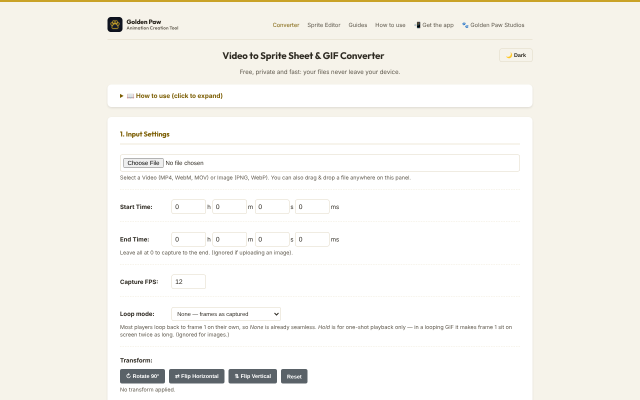
#> input picture store-assets/store-1-converter.png, 1280 x 800 px, given in place of Icon-512.png, which was not available (shown at 1/2 size)
$ python make_banner.py ../../../store-assets ../../../store-assets/store-2-greenscreen.png
#> lines starting #> are read from the running program, lines starting #| are printed output that depends on the picture; after the words box and inside, x2 and y2 are one past the last pixel; in counts of white or black regions, pixels touching at a corner belong together
import sys
from PIL import Image, ImageDraw, ImageFont, ImageFilter
SITE, OUT = sys.argv[1], sys.argv[2]
NAVY=(11,15,25); NAVY_D=(6,9,17); NAVY_L=(24,32,52); GOLD=(201,162,39); TEXT=(248,250,252); TEXT_L=(203,213,225); MUTED=(148,163,184)
def outfit(size, w):
    f = ImageFont.truetype(SITE+'/Outfit-Variable.ttf', size); f.set_variation_by_axes([w]); return f
# Solid paw mask from the site's icon, cleaned and padded
src = Image.open(SITE+'/Icon-512.png').convert('RGBA'); src = src.crop(src.getbbox())
pad = Image.new('L', (src.width+80, src.height+80), 0); pad.paste(src.getchannel('A').point(lambda v: 255 if v>90 else 0), (40,40))
#> after `pad = Image.new('L', (src.width + 80, src.height + 80), 0)`: pad: PIL image 1360x880 L; every value is 0
#> after `pad.paste(src.getchannel('A').point(lambda v: 255 if v > 90 else 0), (`:
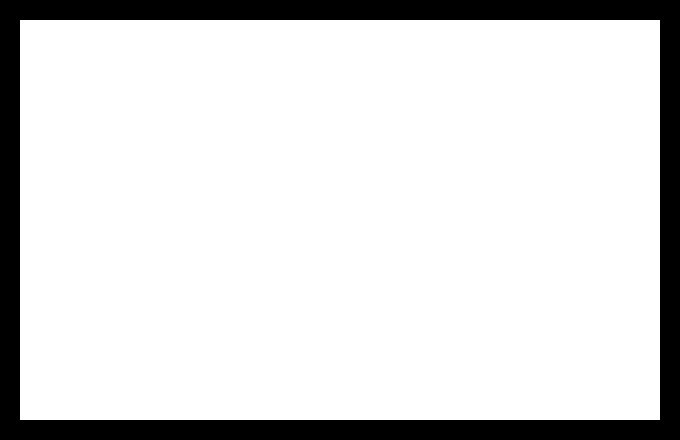
#> pad: PIL image 1360x880 L (shown at 1/2 size); 85.6% white; 1 black region, box (x1, y1, x2, y2) and area: (0, 0, 1360, 880) 172800
big = pad.resize((pad.width*4, pad.height*4), Image.LANCZOS).filter(ImageFilter.GaussianBlur(10)).point(lambda v: 255 if v>128 else 0)
#> big: PIL image 5440x3520 L; 85.6% white; 1 black region, box (x1, y1, x2, y2) and area: (0, 0, 5440, 3520) 2765184
def outline_mask(stroke_frac):
    """Outline paw like the Studios icon: the shape minus a rounded inset copy of itself."""
    r = big.width*stroke_frac
    inner = big.filter(ImageFilter.GaussianBlur(r)).point(lambda v: 255 if v > 250 else 0)
    inner = inner.filter(ImageFilter.GaussianBlur(4)).point(lambda v: 255 if v > 128 else 0)
    m = big.copy(); m.paste(0, mask=inner)
    return m.filter(ImageFilter.GaussianBlur(2))
_si = Image.open(SITE+'/studios_icon.png').convert('RGBA').getchannel('A')
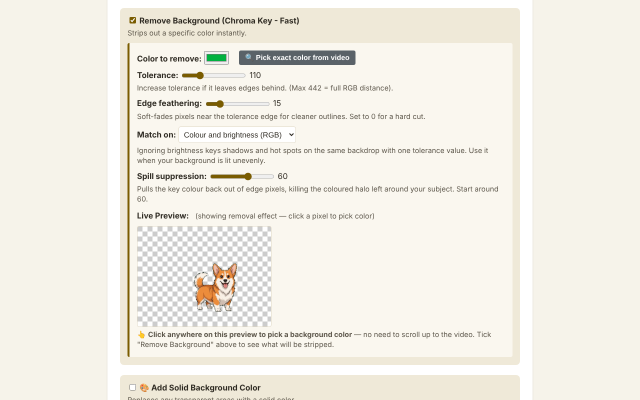
#> input picture store-assets/store-2-greenscreen.png, 1280 x 800 px, given in place of studios_icon.png, which was not available (shown at 1/2 size)
#> _si: PIL image 1280x800 L; every value is 255
_si = _si.crop(_si.getbbox()); _sp = Image.new('L', (_si.width+24, _si.height+24), 0); _sp.paste(_si, (12,12))
#> after `_sp = Image.new('L', (_si.width + 24, _si.height + 24), 0)`: _sp: PIL image 1304x824 L; every value is 0
#> after `_sp.paste(_si, (12, 12))`: _sp: PIL image 1304x824 L; 95.3% white; 1 black region, box (x1, y1, x2, y2) and area: (0, 0, 1304, 824) 50496
_up = _sp.resize((_sp.width*8, _sp.height*8), Image.LANCZOS).filter(ImageFilter.GaussianBlur(7)).point(lambda v: 255 if v > 128 else 0)
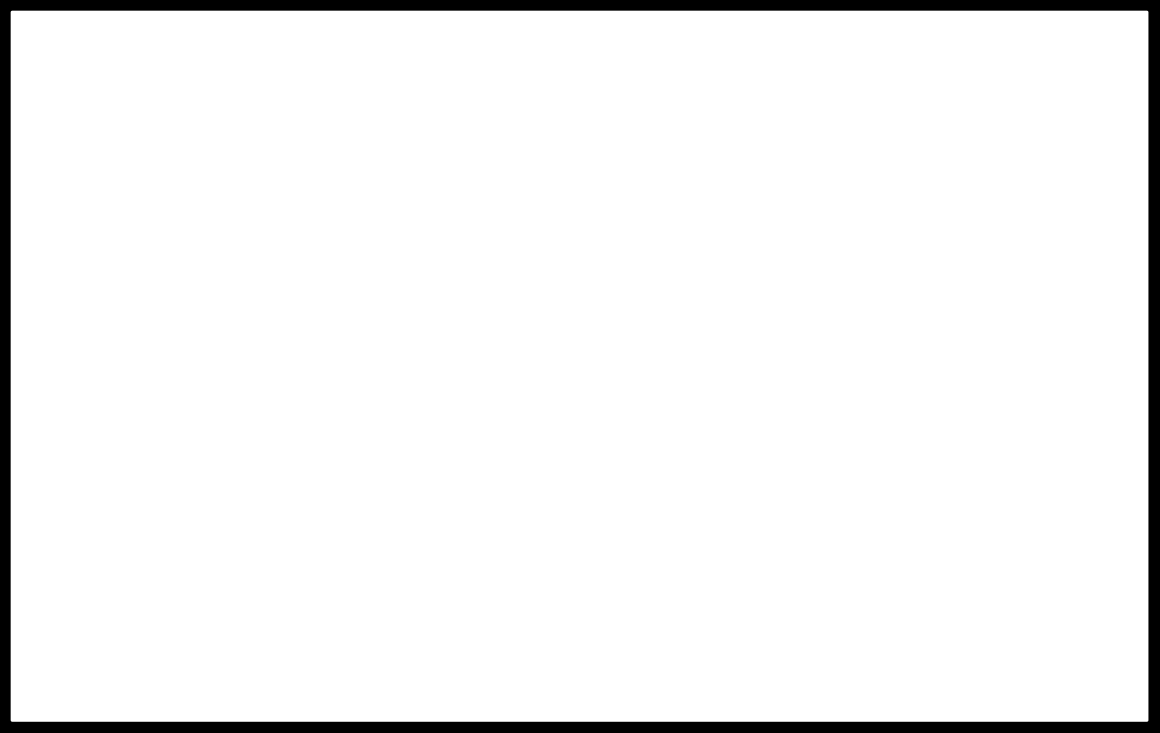
#> _up: PIL image 10432x6592 L (shown at 1/9 size); 95.3% white; 1 black region, box (x1, y1, x2, y2) and area: (0, 0, 10432, 6592) 3231936
OUT_MASK = _up.filter(ImageFilter.GaussianBlur(2))  # the Studios paw from goldenpaw.dog/studios, upscaled
def paw(w, alpha=255, mask=None):
    mk = (mask or OUT_MASK); bb = mk.getbbox(); mk = mk.crop(bb)
    mk = mk.resize((w, int(w*mk.height/mk.width)), Image.LANCZOS).point(lambda v: v*alpha//255)
    p = Image.new('RGBA', mk.size, GOLD+(0,)); p.putalpha(mk); return p
def glow_of(m, strength, radius):
    pd = radius*3; g = Image.new('RGBA', (m.width+2*pd, m.height+2*pd), GOLD+(0,))
    a = Image.new('L', g.size, 0); a.paste(m.getchannel('A').point(lambda v: int(v*strength)), (pd, pd))
    g.putalpha(a.filter(ImageFilter.GaussianBlur(radius))); return g, pd
def backdrop(W, H, cx, cy, rx, ry):
#> called with W = 2560, H = 1440, cx = 1280, cy = 720, rx = 1700, ry = 760
    img = Image.new('RGB', (W,H), NAVY_D); g = Image.new('L', (W,H), 0); gd = ImageDraw.Draw(g)
#> after `g = Image.new('L', (W, H), 0)`: g: PIL image 2560x1440 L; every value is 0
    for r in range(100, 0, -1):
        f = r/100; gd.ellipse([cx-rx*f, cy-ry*f, cx+rx*f, cy+ry*f], fill=int(255*(1-f)**1.3))
    img.paste(Image.new('RGB',(W,H),NAVY_L), mask=g); return img.convert('RGBA')
#> after `img.paste(Image.new('RGB', (W, H), NAVY_L), mask=g)`:
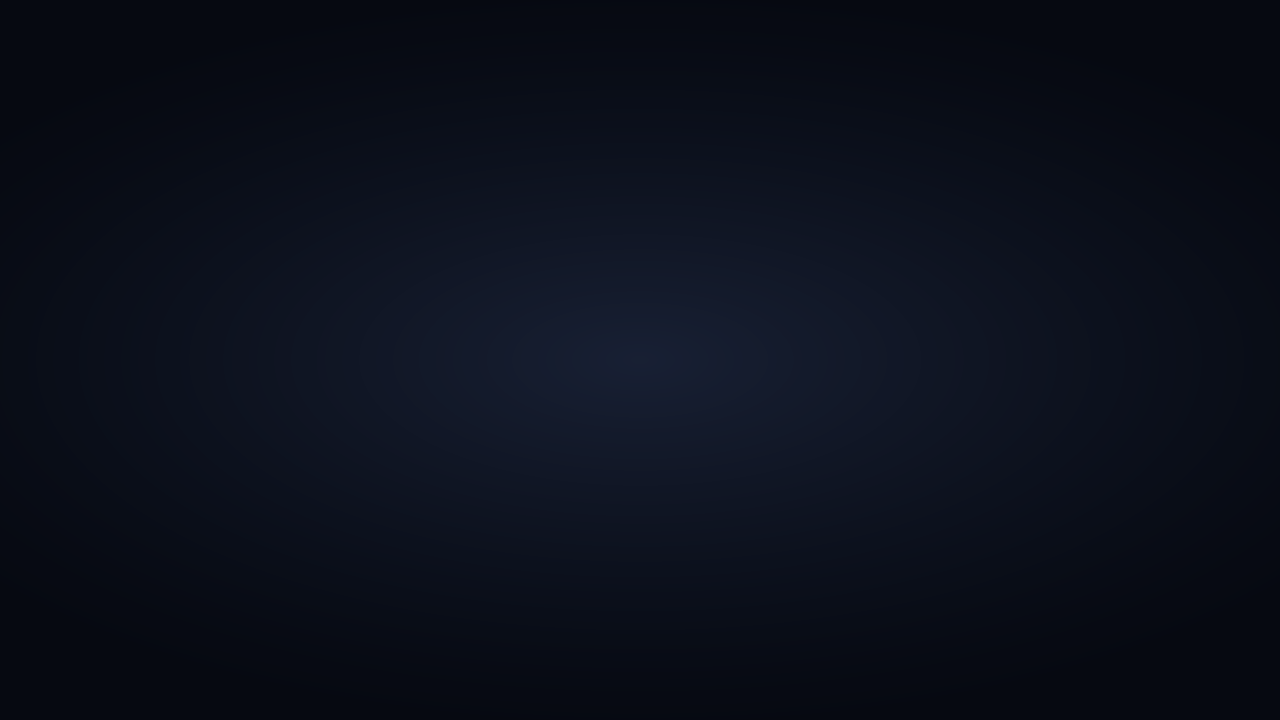
#> img: PIL image 2560x1440 RGB (shown at 1/2 size); mean R, G, B 10.9, 15.4, 26.7

# ---------- Banner ----------
W,H = 2560,1440
ban = backdrop(W, H, 1280, 720, 1700, 760)
solid = big.filter(ImageFilter.GaussianBlur(1))
for x,y,a,s in [(120,140,-20,170),(400,300,15,130),(170,980,10,150),(440,1190,-15,120),(2230,120,20,160),
                (2400,360,-10,120),(2150,1000,-25,150),(2380,1200,12,130),(770,1240,5,110),(1720,1230,-8,110),
                (820,70,-12,100),(1680,60,18,110)]:
    ban.alpha_composite(paw(s, 34).rotate(-a, expand=True, resample=Image.BICUBIC), (x, y))
#> this loop made 12 passes
#> pass 1, in paw, `mk = mk.resize((w, int(w*mk.height/mk.width)), Image.LANCZOS).point(la..`:
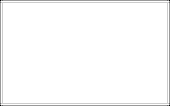
#> mk: PIL image 170x106 L; min 29, max 34, mean 33.9; drawn with min black and max white
#> pass 2, in paw (call 2), `mk = mk.resize((w, int(w*mk.height/mk.width)), Image.LANCZOS).point(la..`:
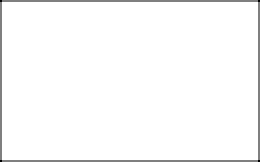
#> mk: PIL image 130x81 L (shown 2 times larger); min 30, max 34, mean 33.9; drawn with min black and max white
#> after the loop:
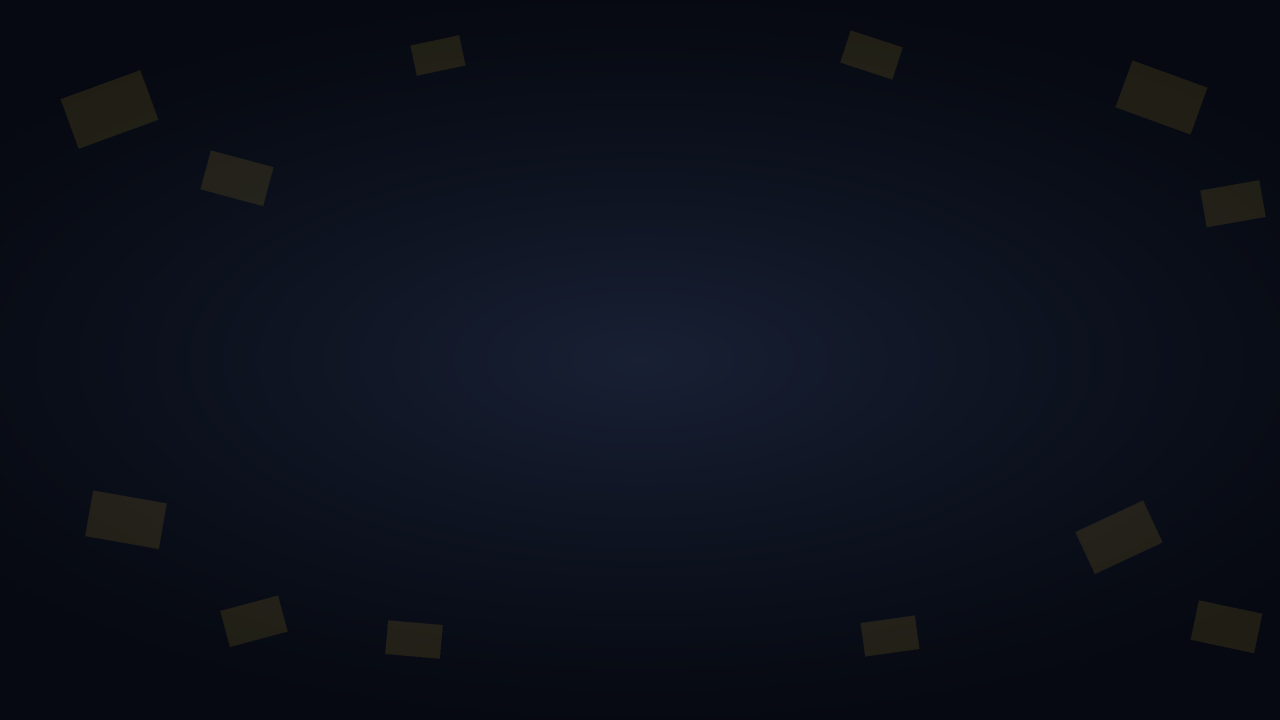
#> ban: PIL image 2560x1440 RGBA (shown at 1/2 size); mean R, G, B, A 11.9, 16.1, 26.8, 255
d = ImageDraw.Draw(ban)
for yy in (420, 1014):
    for x in range(500, 2060):
        t = 1 - abs((x-1280)/780)**2
        d.line([(x,yy),(x,yy+3)], fill=GOLD+(int(200*max(0,t)),))
title = outfit(124, 700); sub = outfit(40, 400); url = outfit(34, 600)
#> (the run stopped early here; a loop or call above may not have finished)
